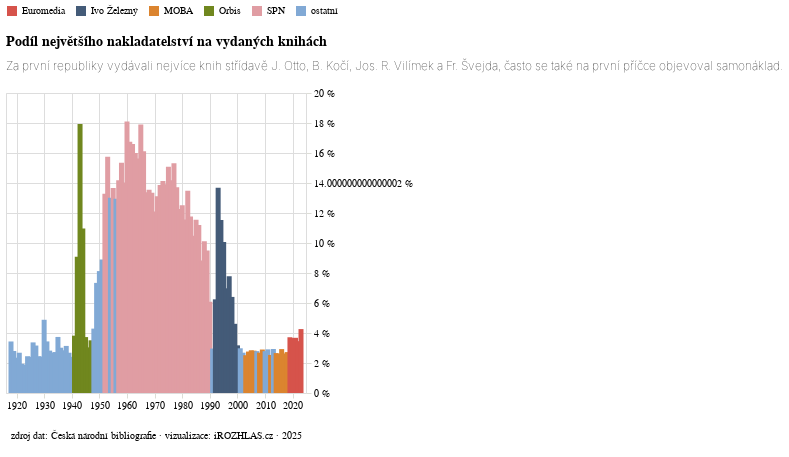

The notebook cell this image was saved under:
### Code cell
me_to_neurazi(graf_nejvesi, 'nakladatelstvi_nejvetsi', "zdroj dat: Česká národní bibliografie · vizualizace: iROZHLAS.cz · 2025")

### Figure 1 — Vega-Lite specification as saved in the notebook (floating-point values rounded to 4 significant figures)
{"config": {"title": {"font": "Noticia Text", "fontSize": 14, "anchor": "start", "fontWeight": "bolder", "subtitleFont": "Noticia Text", "subtitleFontSize": 12, "subtitleFontWeight": "lighter", "subtitlePadding": 12, "dy": -12}, "axis": {"labelFont": "Asap", "titleFont": "Asap", "fontWeight": "lighter", "titleFontWeight": "lighter", "labelFontSize": 10, "titleFontSize": 10, "labelPadding": 2, "titlePadding": 10}, "legend": {"labelFont": "Asap", "labelFontWeight": "normal", "titleFont": "Asap", "titleFontWeight": "normal", "labelFontSize": 10, "titleFontSize": 10}}, "vconcat": [{"data": {"name": "data-baf608d567416f729536d2b85d167728"}, "mark": {"type": "bar"}, "encoding": {"color": {"field": "nakladatel", "legend": {"orient": "top"}, "scale": {"range": ["#D6534B", "#445B78", "#DB842F", "#70871E", "#E09DA3", "#81A9D5", "#5E2D3A", "#EED801"]}, "title": null, "type": "nominal"}, "x": {"axis": {"domainOpacity": 0, "tickColor": "#DCDDD6"}, "field": "rok", "title": null, "type": "temporal"}, "y": {"axis": {"domainOpacity": 0, "labelExpr": "datum.label * 100 + ' %'", "orient": "right", "tickColor": "#DCDDD6"}, "field": "podíl", "title": null, "type": "quantitative"}}, "title": {"text": "Podíl největšího nakladatelství na vydaných knihách", "subtitle": "Za první republiky vydávali nejvíce knih střídavě J. Otto, B. Kočí, Jos. R. Vilímek a Fr. Švejda, často se také na první příčce objevoval samonáklad. "}, "width": 300}, {"data": {"name": "data-a3f8095f7e7dc7f5f7fef984c8960ef9"}, "mark": {"type": "text", "baseline": "line-bottom", "font": "Asap", "fontSize": 10}, "encoding": {"text": {"field": "text", "type": "nominal"}}, "width": 300}], "$schema": "https://vega.github.io/schema/vega-lite/v5.8.0.json", "datasets": {"data-baf608d567416f729536d2b85d167728": [{"nakladatel": "ostatní", "rok": "1918-01-01T00:00:00", "knih": 63, "celkem": 1834, "podíl": 0.03435}, {"nakladatel": "ostatní", "rok": "1919-01-01T00:00:00", "knih": 87, "celkem": 3107, "podíl": 0.028}, {"nakladatel": "ostatní", "rok": "1920-01-01T00:00:00", "knih": 93, "celkem": 3950, "podíl": 0.02354}, {"nakladatel": "ostatní", "rok": "1921-01-01T00:00:00", "knih": 93, "celkem": 3464, "podíl": 0.02685}, {"nakladatel": "ostatní", "rok": "1922-01-01T00:00:00", "knih": 75, "celkem": 3852, "podíl": 0.01947}, {"nakladatel": "ostatní", "rok": "1923-01-01T00:00:00", "knih": 72, "celkem": 3847, "podíl": 0.01872}, {"nakladatel": "ostatní", "rok": "1924-01-01T00:00:00", "knih": 104, "celkem": 4244, "podíl": 0.02451}, {"nakladatel": "ostatní", "rok": "1925-01-01T00:00:00", "knih": 112, "celkem": 4643, "podíl": 0.02412}, {"nakladatel": "ostatní", "rok": "1926-01-01T00:00:00", "knih": 140, "celkem": 4150, "podíl": 0.03373}, {"nakladatel": "ostatní", "rok": "1927-01-01T00:00:00", "knih": 125, "celkem": 3950, "podíl": 0.03165}, {"nakladatel": "ostatní", "rok": "1928-01-01T00:00:00", "knih": 103, "celkem": 4203, "podíl": 0.02451}, {"nakladatel": "ostatní", "rok": "1929-01-01T00:00:00", "knih": 103, "celkem": 4240, "podíl": 0.02429}, {"nakladatel": "ostatní", "rok": "1930-01-01T00:00:00", "knih": 237, "celkem": 4855, "podíl": 0.04882}, {"nakladatel": "ostatní", "rok": "1931-01-01T00:00:00", "knih": 147, "celkem": 4275, "podíl": 0.03439}, {"nakladatel": "ostatní", "rok": "1932-01-01T00:00:00", "knih": 112, "celkem": 3963, "podíl": 0.02826}, {"nakladatel": "ostatní", "rok": "1933-01-01T00:00:00", "knih": 107, "celkem": 3969, "podíl": 0.02696}, {"nakladatel": "ostatní", "rok": "1934-01-01T00:00:00", "knih": 111, "celkem": 4068, "podíl": 0.02729}, {"nakladatel": "ostatní", "rok": "1935-01-01T00:00:00", "knih": 162, "celkem": 4335, "podíl": 0.03737}, {"nakladatel": "ostatní", "rok": "1936-01-01T00:00:00", "knih": 149, "celkem": 4935, "podíl": 0.03019}, {"nakladatel": "ostatní", "rok": "1937-01-01T00:00:00", "knih": 146, "celkem": 5127, "podíl": 0.02848}, {"nakladatel": "ostatní", "rok": "1938-01-01T00:00:00", "knih": 136, "celkem": 4333, "podíl": 0.03139}, {"nakladatel": "ostatní", "rok": "1939-01-01T00:00:00", "knih": 92, "celkem": 3427, "podíl": 0.02685}, {"nakladatel": "ostatní", "rok": "1940-01-01T00:00:00", "knih": 107, "celkem": 4441, "podíl": 0.02409}, {"nakladatel": "Orbis", "rok": "1941-01-01T00:00:00", "knih": 161, "celkem": 4213, "podíl": 0.03822}, {"nakladatel": "Orbis", "rok": "1942-01-01T00:00:00", "knih": 204, "celkem": 2244, "podíl": 0.09091}, {"nakladatel": "Orbis", "rok": "1943-01-01T00:00:00", "knih": 332, "celkem": 1851, "podíl": 0.1794}, {"nakladatel": "Orbis", "rok": "1944-01-01T00:00:00", "knih": 240, "celkem": 2187, "podíl": 0.1097}, {"nakladatel": "Orbis", "rok": "1945-01-01T00:00:00", "knih": 85, "celkem": 2280, "podíl": 0.03728}, {"nakladatel": "Orbis", "rok": "1946-01-01T00:00:00", "knih": 143, "celkem": 4701, "podíl": 0.03042}, {"nakladatel": "Orbis", "rok": "1947-01-01T00:00:00", "knih": 180, "celkem": 5125, "podíl": 0.03512}, {"nakladatel": "ostatní", "rok": "1948-01-01T00:00:00", "knih": 189, "celkem": 4403, "podíl": 0.04293}, {"nakladatel": "ostatní", "rok": "1949-01-01T00:00:00", "knih": 209, "celkem": 2847, "podíl": 0.07341}, {"nakladatel": "ostatní", "rok": "1950-01-01T00:00:00", "knih": 237, "celkem": 2916, "podíl": 0.08128}, {"nakladatel": "ostatní", "rok": "1951-01-01T00:00:00", "knih": 301, "celkem": 3381, "podíl": 0.08903}, {"nakladatel": "SPN", "rok": "1952-01-01T00:00:00", "knih": 439, "celkem": 3304, "podíl": 0.1329}, {"nakladatel": "SPN", "rok": "1953-01-01T00:00:00", "knih": 605, "celkem": 3842, "podíl": 0.1575}, {"nakladatel": "ostatní", "rok": "1954-01-01T00:00:00", "knih": 517, "celkem": 3972, "podíl": 0.1302}, {"nakladatel": "SPN", "rok": "1955-01-01T00:00:00", "knih": 510, "celkem": 3732, "podíl": 0.1367}, {"nakladatel": "ostatní", "rok": "1956-01-01T00:00:00", "knih": 499, "celkem": 3853, "podíl": 0.1295}, {"nakladatel": "SPN", "rok": "1957-01-01T00:00:00", "knih": 518, "celkem": 3654, "podíl": 0.1418}, {"nakladatel": "SPN", "rok": "1958-01-01T00:00:00", "knih": 605, "celkem": 3940, "podíl": 0.1536}, {"nakladatel": "SPN", "rok": "1959-01-01T00:00:00", "knih": 586, "celkem": 4176, "podíl": 0.1403}, {"nakladatel": "SPN", "rok": "1960-01-01T00:00:00", "knih": 782, "celkem": 4322, "podíl": 0.1809}, {"nakladatel": "SPN", "rok": "1961-01-01T00:00:00", "knih": 728, "celkem": 4348, "podíl": 0.1674}, {"nakladatel": "SPN", "rok": "1962-01-01T00:00:00", "knih": 687, "celkem": 4140, "podíl": 0.1659}, {"nakladatel": "SPN", "rok": "1963-01-01T00:00:00", "knih": 697, "celkem": 4356, "podíl": 0.16}, {"nakladatel": "SPN", "rok": "1964-01-01T00:00:00", "knih": 655, "celkem": 4190, "podíl": 0.1563}, {"nakladatel": "SPN", "rok": "1965-01-01T00:00:00", "knih": 684, "celkem": 3821, "podíl": 0.179}, {"nakladatel": "SPN", "rok": "1966-01-01T00:00:00", "knih": 635, "celkem": 3942, "podíl": 0.1611}, {"nakladatel": "SPN", "rok": "1967-01-01T00:00:00", "knih": 509, "celkem": 3801, "podíl": 0.1339}, {"nakladatel": "SPN", "rok": "1968-01-01T00:00:00", "knih": 523, "celkem": 3861, "podíl": 0.1355}, {"nakladatel": "SPN", "rok": "1969-01-01T00:00:00", "knih": 515, "celkem": 3857, "podíl": 0.1335}, {"nakladatel": "SPN", "rok": "1970-01-01T00:00:00", "knih": 499, "celkem": 4124, "podíl": 0.121}, {"nakladatel": "SPN", "rok": "1971-01-01T00:00:00", "knih": 530, "celkem": 4042, "podíl": 0.1311}, {"nakladatel": "SPN", "rok": "1972-01-01T00:00:00", "knih": 547, "celkem": 3946, "podíl": 0.1386}, {"nakladatel": "SPN", "rok": "1973-01-01T00:00:00", "knih": 554, "celkem": 3921, "podíl": 0.1413}, {"nakladatel": "SPN", "rok": "1974-01-01T00:00:00", "knih": 565, "celkem": 4061, "podíl": 0.1391}, {"nakladatel": "SPN", "rok": "1975-01-01T00:00:00", "knih": 627, "celkem": 4159, "podíl": 0.1508}, {"nakladatel": "SPN", "rok": "1976-01-01T00:00:00", "knih": 602, "celkem": 4245, "podíl": 0.1418}, {"nakladatel": "SPN", "rok": "1977-01-01T00:00:00", "knih": 639, "celkem": 4172, "podíl": 0.1532}, {"nakladatel": "SPN", "rok": "1978-01-01T00:00:00", "knih": 580, "celkem": 4229, "podíl": 0.1371}, {"nakladatel": "SPN", "rok": "1979-01-01T00:00:00", "knih": 543, "celkem": 4429, "podíl": 0.1226}, {"nakladatel": "SPN", "rok": "1980-01-01T00:00:00", "knih": 571, "celkem": 4563, "podíl": 0.1251}, {"nakladatel": "SPN", "rok": "1981-01-01T00:00:00", "knih": 511, "celkem": 4415, "podíl": 0.1157}, {"nakladatel": "SPN", "rok": "1982-01-01T00:00:00", "knih": 619, "celkem": 4590, "podíl": 0.1349}, {"nakladatel": "SPN", "rok": "1983-01-01T00:00:00", "knih": 538, "celkem": 4575, "podíl": 0.1176}, {"nakladatel": "SPN", "rok": "1984-01-01T00:00:00", "knih": 506, "celkem": 4824, "podíl": 0.1049}, {"nakladatel": "SPN", "rok": "1985-01-01T00:00:00", "knih": 546, "celkem": 4728, "podíl": 0.1155}, {"nakladatel": "SPN", "rok": "1986-01-01T00:00:00", "knih": 547, "celkem": 4881, "podíl": 0.1121}, {"nakladatel": "SPN", "rok": "1987-01-01T00:00:00", "knih": 439, "celkem": 4967, "podíl": 0.08838}, {"nakladatel": "SPN", "rok": "1988-01-01T00:00:00", "knih": 512, "celkem": 5064, "podíl": 0.1011}, {"nakladatel": "SPN", "rok": "1989-01-01T00:00:00", "knih": 487, "celkem": 5126, "podíl": 0.09501}, {"nakladatel": "SPN", "rok": "1990-01-01T00:00:00", "knih": 329, "celkem": 5408, "podíl": 0.06084}, {"nakladatel": "ostatní", "rok": "1991-01-01T00:00:00", "knih": 179, "celkem": 6041, "podíl": 0.02963}, {"nakladatel": "Ivo Železný", "rok": "1992-01-01T00:00:00", "knih": 419, "celkem": 6710, "podíl": 0.06244}, {"nakladatel": "Ivo Železný", "rok": "1993-01-01T00:00:00", "knih": 1025, "celkem": 7494, "podíl": 0.1368}, {"nakladatel": "Ivo Železný", "rok": "1994-01-01T00:00:00", "knih": 902, "celkem": 7820, "podíl": 0.1153}, {"nakladatel": "Ivo Železný", "rok": "1995-01-01T00:00:00", "knih": 863, "celkem": 8575, "podíl": 0.1006}, {"nakladatel": "Ivo Železný", "rok": "1996-01-01T00:00:00", "knih": 633, "celkem": 9069, "podíl": 0.0698}, {"nakladatel": "Ivo Železný", "rok": "1997-01-01T00:00:00", "knih": 741, "celkem": 9520, "podíl": 0.07784}, {"nakladatel": "Ivo Železný", "rok": "1998-01-01T00:00:00", "knih": 617, "celkem": 9632, "podíl": 0.06406}, {"nakladatel": "Ivo Železný", "rok": "1999-01-01T00:00:00", "knih": 462, "celkem": 10018, "podíl": 0.04612}, {"nakladatel": "Ivo Železný", "rok": "2000-01-01T00:00:00", "knih": 339, "celkem": 10670, "podíl": 0.03177}, {"nakladatel": "ostatní", "rok": "2001-01-01T00:00:00", "knih": 315, "celkem": 10566, "podíl": 0.02981}, {"nakladatel": "ostatní", "rok": "2002-01-01T00:00:00", "knih": 286, "celkem": 10641, "podíl": 0.02688}, {"nakladatel": "MOBA", "rok": "2003-01-01T00:00:00", "knih": 277, "celkem": 10995, "podíl": 0.02519}, {"nakladatel": "MOBA", "rok": "2004-01-01T00:00:00", "knih": 312, "celkem": 11289, "podíl": 0.02764}, {"nakladatel": "MOBA", "rok": "2005-01-01T00:00:00", "knih": 330, "celkem": 11582, "podíl": 0.02849}, {"nakladatel": "MOBA", "rok": "2006-01-01T00:00:00", "knih": 346, "celkem": 12260, "podíl": 0.02822}, {"nakladatel": "ostatní", "rok": "2007-01-01T00:00:00", "knih": 361, "celkem": 12936, "podíl": 0.02791}, {"nakladatel": "MOBA", "rok": "2008-01-01T00:00:00", "knih": 363, "celkem": 13500, "podíl": 0.02689}, {"nakladatel": "MOBA", "rok": "2009-01-01T00:00:00", "knih": 368, "celkem": 12698, "podíl": 0.02898}, {"nakladatel": "ostatní", "rok": "2010-01-01T00:00:00", "knih": 366, "celkem": 13118, "podíl": 0.0279}, {"nakladatel": "ostatní", "rok": "2011-01-01T00:00:00", "knih": 378, "celkem": 12989, "podíl": 0.0291}, {"nakladatel": "MOBA", "rok": "2012-01-01T00:00:00", "knih": 329, "celkem": 12970, "podíl": 0.02537}, {"nakladatel": "ostatní", "rok": "2013-01-01T00:00:00", "knih": 378, "celkem": 12878, "podíl": 0.02935}, {"nakladatel": "MOBA", "rok": "2014-01-01T00:00:00", "knih": 347, "celkem": 13037, "podíl": 0.02662}, {"nakladatel": "MOBA", "rok": "2015-01-01T00:00:00", "knih": 349, "celkem": 13307, "podíl": 0.02623}, {"nakladatel": "MOBA", "rok": "2016-01-01T00:00:00", "knih": 372, "celkem": 12710, "podíl": 0.02927}, {"nakladatel": "MOBA", "rok": "2017-01-01T00:00:00", "knih": 332, "celkem": 12595, "podíl": 0.02636}, {"nakladatel": "MOBA", "rok": "2018-01-01T00:00:00", "knih": 354, "celkem": 12979, "podíl": 0.02727}, {"nakladatel": "Euromedia", "rok": "2019-01-01T00:00:00", "knih": 470, "celkem": 12648, "podíl": 0.03716}, {"nakladatel": "Euromedia", "rok": "2020-01-01T00:00:00", "knih": 427, "celkem": 11663, "podíl": 0.03661}, {"nakladatel": "Euromedia", "rok": "2021-01-01T00:00:00", "knih": 445, "celkem": 12092, "podíl": 0.0368}, {"nakladatel": "Euromedia", "rok": "2022-01-01T00:00:00", "knih": 429, "celkem": 12411, "podíl": 0.03457}, {"nakladatel": "Euromedia", "rok": "2023-01-01T00:00:00", "knih": 469, "celkem": 11007, "podíl": 0.04261}], "data-a3f8095f7e7dc7f5f7fef984c8960ef9": [{"text": "zdroj dat: Česká národní bibliografie · vizualizace: iROZHLAS.cz · 2025"}]}}
